Frame 1 (no input): blank canvas, image omitted
Frame 60 (no input): blank canvas, image omitted
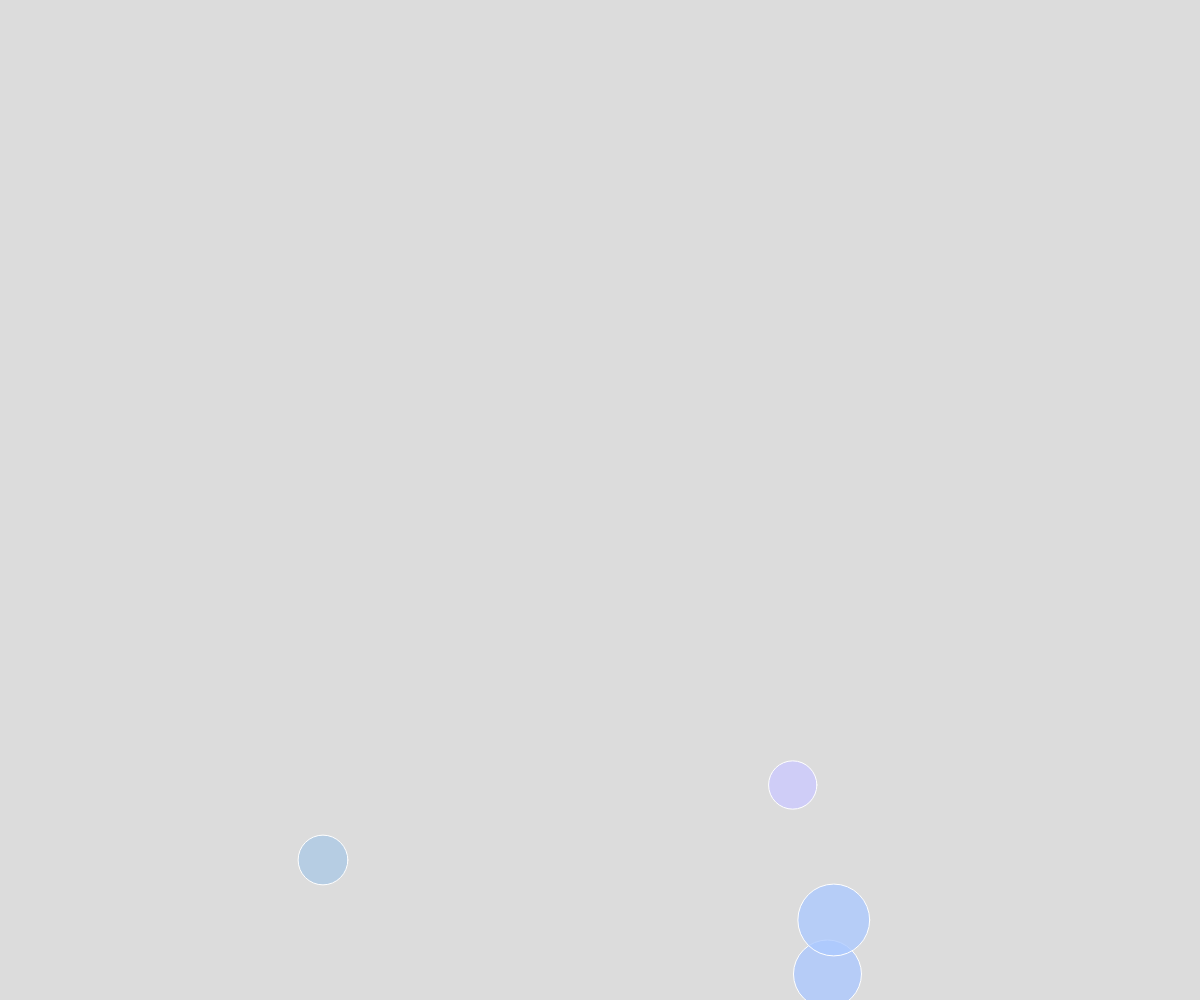
Frame 120 (the mouse pressed at the canvas centre since frame 60)

The p5.js sketch whose frames 1 and 60 were blank and that drew this single picture after the mouse press (run headless with seeded random() and noise() and a simulated clock; from frame 60 on, the mouse is pressed at the canvas centre):

// p5.js sketch
// ── sketch.js
// Project Title
// Your Name
// Date
//
// Extra for Experts:
// - describe what you did to take this project "above and beyond"

let theBubbles = [];
let coloR = [173, 204];
let colorG = [216, 202, 230, 201];
let colorB = [230, 255];

function setup() {
  createCanvas(windowWidth, windowHeight);
  // runs spawnBubble every half second
  window.setInterval(spawnBubble, 500);
}

setInterval;

function draw() {
  background(220);
  for (let i = theBubbles.length - 1; i>=0; i--) {
    if (theBubbles[i].isPopped) {
      theBubbles.splice(i, 1);
    }
    else {
      theBubbles[i].move();
      theBubbles[i].display();
    }
  }
}

function spawnBubble() {
  let someBubble = new Bubble();
  theBubbles.push(someBubble);
}

class Bubble {
  constructor() {
    this.x = random(width);
    this.y = height + 100;
    this.dx = 0;
    this.dy = -3;
    this.radius = random(20, 40);
    this.theta = 0;
    this.isAlive = true;
    this.whenIDied = 0;
    this.waitTime = 1000;
    this.isPopped = false;
    this.r = random(coloR);
    this.g = random(colorG);
    this.b = random(colorB);
  }

  move() {
    if (this.y - this.radius > 0) {
      this.y += this.dy;
      this.x += this.dx;
      
      this.dx = map(noise(this.theta), 0, 1, -5, 5);
      this.theta += 0.01;
    }
    // when it hits the top
    else if (this.isAlive) {
      this.isAlive = false;
      this.whenIDied = millis();
    }
    // stuck on the top
    else {
      if (millis() > this.whenIDied + this.waitTime) {
        this.isPopped = true;
      }
    }
    
  }
  display() {
    if (!this.isPopped) {
      stroke("white");
      fill(this.r, this.g, this.b, 200);
      ellipse(this.x, this.y, this.radius*2, this.radius*2);
    }
  }
}
